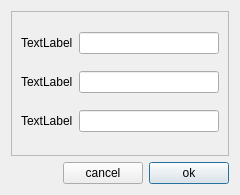
<?xml version="1.0" encoding="UTF-8"?>
<ui version="4.0">
 <class>EditDialog</class>
 <widget class="QDialog" name="EditDialog">
  <property name="windowModality">
   <enum>Qt::WindowModal</enum>
  </property>
  <property name="geometry">
   <rect>
    <x>0</x>
    <y>0</y>
    <width>240</width>
    <height>195</height>
   </rect>
  </property>
  <property name="windowTitle">
   <string>Dialog</string>
  </property>
  <layout class="QGridLayout" name="gridLayout_2">
   <item row="0" column="0" colspan="3">
    <widget class="QFrame" name="frmFuses">
     <property name="frameShape">
      <enum>QFrame::StyledPanel</enum>
     </property>
     <property name="frameShadow">
      <enum>QFrame::Raised</enum>
     </property>
     <layout class="QGridLayout" name="gridLayout">
      <item row="0" column="0">
       <widget class="QLabel" name="lblFrom">
        <property name="text">
         <string>TextLabel</string>
        </property>
       </widget>
      </item>
      <item row="0" column="1">
       <widget class="QLineEdit" name="txiFrom"/>
      </item>
      <item row="1" column="0">
       <widget class="QLabel" name="lblTo">
        <property name="text">
         <string>TextLabel</string>
        </property>
       </widget>
      </item>
      <item row="1" column="1">
       <widget class="QLineEdit" name="txiTo"/>
      </item>
      <item row="2" column="0">
       <widget class="QLabel" name="lblVal">
        <property name="text">
         <string>TextLabel</string>
        </property>
       </widget>
      </item>
      <item row="2" column="1">
       <widget class="QLineEdit" name="txiVal"/>
      </item>
     </layout>
    </widget>
   </item>
   <item row="1" column="2">
    <widget class="QPushButton" name="pushOk">
     <property name="text">
      <string>ok</string>
     </property>
    </widget>
   </item>
   <item row="1" column="1">
    <widget class="QPushButton" name="pushCancel">
     <property name="text">
      <string>cancel</string>
     </property>
    </widget>
   </item>
   <item row="1" column="0">
    <spacer name="horizontalSpacer">
     <property name="orientation">
      <enum>Qt::Horizontal</enum>
     </property>
     <property name="sizeHint" stdset="0">
      <size>
       <width>40</width>
       <height>20</height>
      </size>
     </property>
    </spacer>
   </item>
  </layout>
 </widget>
 <resources/>
 <connections/>
</ui>
